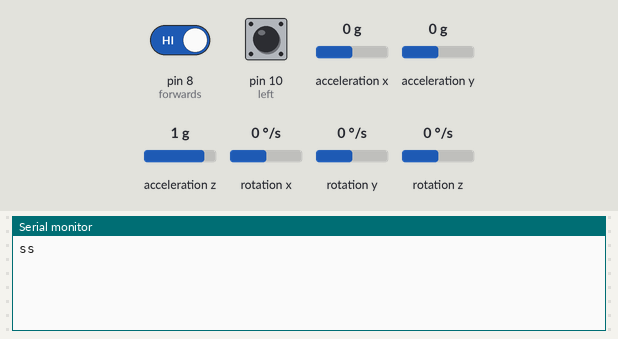
Recording of a sketch running on a simulated Arduino Uno, built with avr-gcc and run on an emulated ATmega328P. Shown: the last lines printed to the serial monitor. Wiring (inferred from the names in the program): MPU-6050 motion sensor at I2C address 0x68. The test bench sets the inputs (shaded band); at power-on: acceleration x 0 g, pin 8 (forwards) HIGH, pin 10 (left) HIGH, acceleration y 0 g, acceleration z 1 g, rotation x 0 °/s, rotation y 0 °/s, rotation z 0 °/s.

Above: at 1.2 s.
1.3 s: acceleration x set to -1.4 g
At 2.3 s:
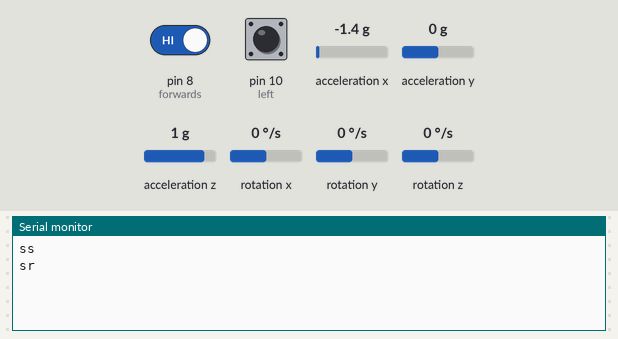
2.8 s: pin 8 (forwards) driven LOW
At 3.4 s:
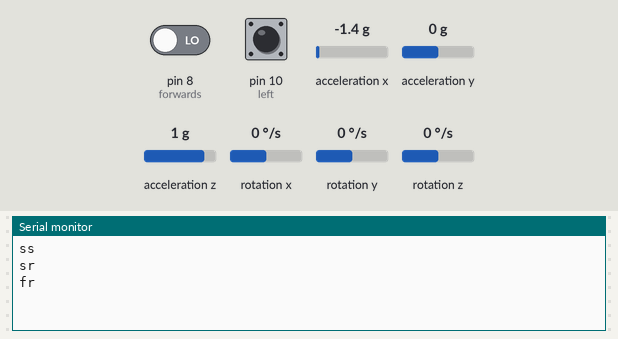
4.3 s: acceleration x set to 0 g
At 4.6 s:
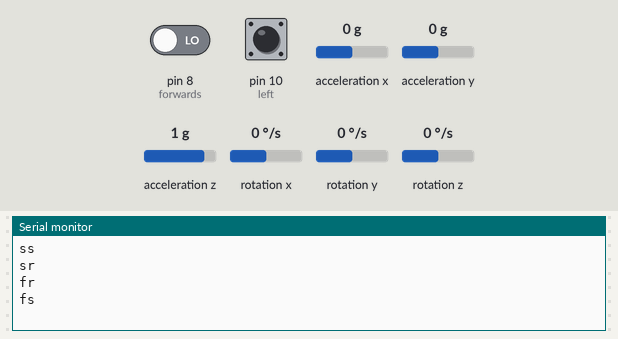
5.8 s: acceleration x set to 0.8 g
At 6.9 s:
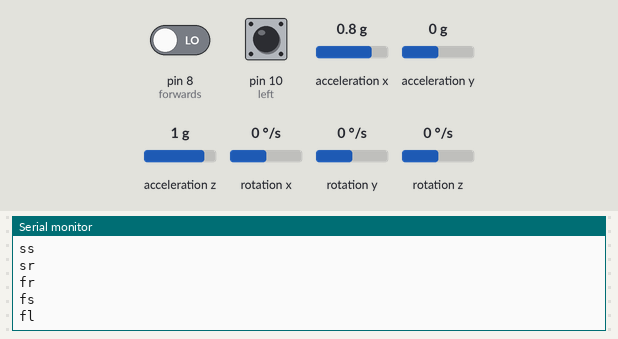
7.3 s: pin 8 (forwards) driven HIGH
At 8.0 s:
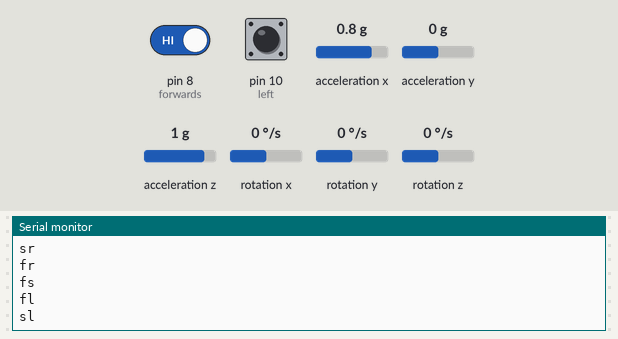
8.8 s: pin 10 (left) pulled LOW for 0.15 s
At 8.93 s:
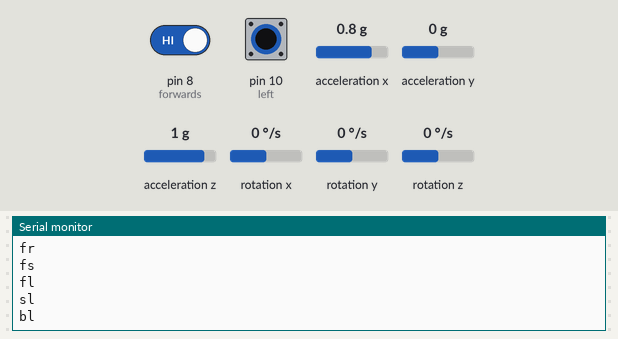

The sketch:

ez_wheel_keyboard.ino
```cpp
#include <SPI.h>
#include <Wire.h>
const int MPU_addr=0x68;  // I2C address of the MPU-6050
int AcX,AcY,AcZ,Tmp,GyX,GyY,GyZ;

int previ = 0;
int maxi = 0;


int forwards = 8;
int backwards = 9;
int left = 10;
int right = 11;

int gyroSens = 5000;
int f = 0;
int fc = 0;
int b = 0;
int bc = 0;
int l = 0;
int lc = 0;
int r = 0;
int rc = 0;

char prev1;
char prev2;
char cur1;
char cur2;
int send1 = 0;
int send2 = 0;

void setup() {
  // Normal shit
  Serial.begin(9600);
  pinMode(forwards, INPUT);
  pinMode(backwards, INPUT);
  pinMode(left, INPUT);
  pinMode(right, INPUT);

  pinMode(8, INPUT);
  pinMode(10, INPUT);

  // Gyro
  Wire.begin();
  Wire.beginTransmission(MPU_addr);
  Wire.write(0x6B);  // PWR_MGMT_1 register
  Wire.write(0);     // set to zero (wakes up the MPU-6050)
  Wire.endTransmission(true);

//  while(true)
//  {
//    if(Serial.available() > 0)
//    {
//      if(Serial.read() == 'q')
//      {
//        Serial.write('g');
//        break;
//      }
//    }
//  }
}

void loop() {
//    f = analogRead(A0);
//    b = analogRead(A1);
//    r = analogRead(A2);
//    l = analogRead(A3);

//    Serial.print(f);
//  Serial.print("    ");
//  Serial.print(b);

//  Serial.print(f);
//  Serial.print("    ");
//  Serial.print(b);
//  Serial.print("    ");
//  Serial.print(l);
//  Serial.print("    ");
//  Serial.print(r);
//  Serial.print("\n");

//  if (l < 195 && r > 860)
//  {
//    Serial.print("f"); // forward
//  }
//  if (l > 860 && r < 180)
//  {
//    Serial.write("b"); // backward
//  }
//  if (f < 186 && b > 866)
//  {
//    Serial.write("r"); // right
//  }
//  if (f > 860 && b < 178)
//  {
//    Serial.write("l"); // left
//  }


  Wire.beginTransmission(MPU_addr);
  Wire.write(0x3B);  // starting with register 0x3B (ACCEL_XOUT_H)
  Wire.endTransmission(false);
  Wire.requestFrom(MPU_addr,14,true);  // request a total of 14 registers
  AcX=Wire.read()<<8|Wire.read();  // 0x3B (ACCEL_XOUT_H) & 0x3C (ACCEL_XOUT_L)
  AcY=Wire.read()<<8|Wire.read();  // 0x3D (ACCEL_YOUT_H) & 0x3E (ACCEL_YOUT_L)
  AcZ=Wire.read()<<8|Wire.read();  // 0x3F (ACCEL_ZOUT_H) & 0x40 (ACCEL_ZOUT_L)
  Tmp=Wire.read()<<8|Wire.read();  // 0x41 (TEMP_OUT_H) & 0x42 (TEMP_OUT_L)
  GyX=Wire.read()<<8|Wire.read();  // 0x43 (GYRO_XOUT_H) & 0x44 (GYRO_XOUT_L)
  GyY=Wire.read()<<8|Wire.read();  // 0x45 (GYRO_YOUT_H) & 0x46 (GYRO_YOUT_L)
  GyZ=Wire.read()<<8|Wire.read();  // 0x47 (GYRO_ZOUT_H) & 0x48 (GYRO_ZOUT_L)


  int pin1 = digitalRead(8);
  int pin2 = digitalRead(10);

  if (!pin1)
  {
    cur1 = 'f';
  }
  else if (!pin2)
  {
    cur1 = 'b';
  }
  else
  {
    cur1 = 's';
  }
  // left & right
  // old
  if (AcX > gyroSens)
  {
    cur2 =  'l';
  }
  else if (AcX < -gyroSens)
  {
    cur2 = 'r';
  }
  else
  {
    cur2 = 's';
  }
  // new
//  Serial.write(cur1);
//  Serial.write(" ");
//  Serial.println(AcX);

  if(cur1 != prev1){
    send1 = 1;
    prev1 = cur1;
  } else  {
    send1 = 0;
  }

  if(cur2 != prev2){
    send2 = 1;
    prev2 = cur2;
  } else {
    send2 = 0;
  }

  if(send1 == 1 || send2 == 1){
    Serial.write(cur1);
    Serial.write(cur2);
    Serial.write("\n");
  }
//  Serial.print(pin1);
//  Serial.print(pin2);
//  Serial.println();

//delay(200);
}
```

Measured:
- after the input at 1.3 s, the serial monitor: prints a new line at once (image 1)
- after the input at 2.8 s, the serial monitor: prints a new line at once (image 2)
- after the input at 4.3 s, the serial monitor: prints a new line at once (image 3)
- after the input at 5.8 s, the serial monitor: prints a new line at once (image 4)
- after the input at 7.3 s, the serial monitor: prints a new line at once (image 5)
- after the input at 8.8 s, the serial monitor: prints a new line at once (image 6)
